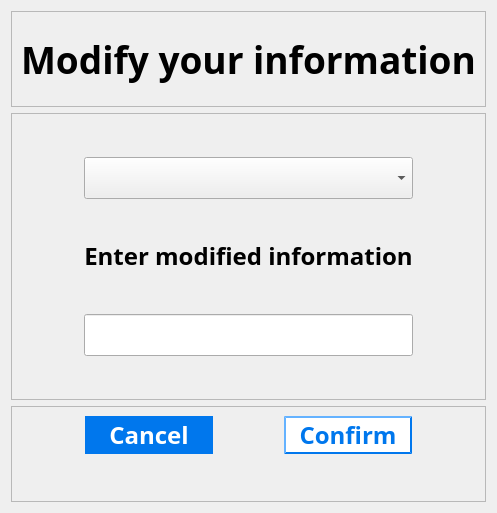
           <widget class="QWidget" name="modify_personal_page12">
            <layout class="QVBoxLayout" name="verticalLayout_22">
             <item>
              <layout class="QVBoxLayout" name="verticalLayout_21" stretch="1,3,1">
               <item>
                <widget class="QFrame" name="frame_35">
                 <property name="frameShape">
                  <enum>QFrame::StyledPanel</enum>
                 </property>
                 <property name="frameShadow">
                  <enum>QFrame::Raised</enum>
                 </property>
                 <layout class="QGridLayout" name="gridLayout_70">
                  <item row="0" column="0">
                   <layout class="QGridLayout" name="gridLayout_69">
                    <item row="0" column="0">
                     <widget class="QLabel" name="label_35">
                      <property name="font">
                       <font>
                        <family>Bahnschrift SemiBold</family>
                        <pointsize>28</pointsize>
                        <weight>75</weight>
                        <bold>true</bold>
                       </font>
                      </property>
                      <property name="text">
                       <string>Modify your information</string>
                      </property>
                      <property name="alignment">
                       <set>Qt::AlignCenter</set>
                      </property>
                     </widget>
                    </item>
                   </layout>
                  </item>
                 </layout>
                </widget>
               </item>
               <item>
                <widget class="QFrame" name="frame_34">
                 <property name="frameShape">
                  <enum>QFrame::StyledPanel</enum>
                 </property>
                 <property name="frameShadow">
                  <enum>QFrame::Raised</enum>
                 </property>
                 <layout class="QGridLayout" name="gridLayout_72">
                  <item row="0" column="0">
                   <layout class="QGridLayout" name="gridLayout_71" rowstretch="0,0,0,0,0,0,0" columnstretch="1,2,1">
                    <item row="1" column="1">
                     <widget class="QComboBox" name="co_to_modify">
                      <property name="sizePolicy">
                       <sizepolicy hsizetype="Preferred" vsizetype="Expanding">
                        <horstretch>0</horstretch>
                        <verstretch>0</verstretch>
                       </sizepolicy>
                      </property>
                      <property name="font">
                       <font>
                        <family>Bahnschrift SemiBold</family>
                        <pointsize>18</pointsize>
                        <weight>75</weight>
                        <bold>true</bold>
                       </font>
                      </property>
                      <item>
                       <property name="text">
                        <string/>
                       </property>
                      </item>
                      <item>
                       <property name="text">
                        <string>Name</string>
                       </property>
                      </item>
                      <item>
                       <property name="text">
                        <string>Phone num</string>
                       </property>
                      </item>
                      <item>
                       <property name="text">
                        <string>Email</string>
                       </property>
                      </item>
                      <item>
                       <property name="text">
                        <string>Card</string>
                       </property>
                      </item>
                      <item>
                       <property name="text">
                        <string>Password</string>
                       </property>
                      </item>
                     </widget>
                    </item>
                    <item row="5" column="1">
                     <widget class="QLineEdit" name="modify_info">
                      <property name="sizePolicy">
                       <sizepolicy hsizetype="Expanding" vsizetype="Expanding">
                        <horstretch>0</horstretch>
                        <verstretch>0</verstretch>
                       </sizepolicy>
                      </property>
                      <property name="font">
                       <font>
                        <family>Bahnschrift SemiBold</family>
                        <pointsize>18</pointsize>
                        <weight>75</weight>
                        <bold>true</bold>
                       </font>
                      </property>
                     </widget>
                    </item>
                    <item row="2" column="1">
                     <spacer name="verticalSpacer_26">
                      <property name="orientation">
                       <enum>Qt::Vertical</enum>
                      </property>
                      <property name="sizeHint" stdset="0">
                       <size>
                        <width>20</width>
                        <height>40</height>
                       </size>
                      </property>
                     </spacer>
                    </item>
                    <item row="1" column="0">
                     <spacer name="horizontalSpacer_46">
                      <property name="orientation">
                       <enum>Qt::Horizontal</enum>
                      </property>
                      <property name="sizeHint" stdset="0">
                       <size>
                        <width>40</width>
                        <height>20</height>
                       </size>
                      </property>
                     </spacer>
                    </item>
                    <item row="6" column="1">
                     <spacer name="verticalSpacer_28">
                      <property name="orientation">
                       <enum>Qt::Vertical</enum>
                      </property>
                      <property name="sizeHint" stdset="0">
                       <size>
                        <width>20</width>
                        <height>40</height>
                       </size>
                      </property>
                     </spacer>
                    </item>
                    <item row="3" column="1">
                     <widget class="QLabel" name="label_36">
                      <property name="font">
                       <font>
                        <family>Bahnschrift SemiBold</family>
                        <pointsize>18</pointsize>
                        <weight>75</weight>
                        <bold>true</bold>
                       </font>
                      </property>
                      <property name="text">
                       <string>Enter modified information</string>
                      </property>
                      <property name="alignment">
                       <set>Qt::AlignCenter</set>
                      </property>
                     </widget>
                    </item>
                    <item row="0" column="1">
                     <spacer name="verticalSpacer_27">
                      <property name="orientation">
                       <enum>Qt::Vertical</enum>
                      </property>
                      <property name="sizeHint" stdset="0">
                       <size>
                        <width>20</width>
                        <height>40</height>
                       </size>
                      </property>
                     </spacer>
                    </item>
                    <item row="5" column="2">
                     <spacer name="horizontalSpacer_45">
                      <property name="orientation">
                       <enum>Qt::Horizontal</enum>
                      </property>
                      <property name="sizeHint" stdset="0">
                       <size>
                        <width>40</width>
                        <height>20</height>
                       </size>
                      </property>
                     </spacer>
                    </item>
                    <item row="4" column="1">
                     <spacer name="verticalSpacer_29">
                      <property name="orientation">
                       <enum>Qt::Vertical</enum>
                      </property>
                      <property name="sizeHint" stdset="0">
                       <size>
                        <width>20</width>
                        <height>40</height>
                       </size>
                      </property>
                     </spacer>
                    </item>
                   </layout>
                  </item>
                 </layout>
                </widget>
               </item>
               <item>
                <widget class="QFrame" name="frame_33">
                 <property name="frameShape">
                  <enum>QFrame::StyledPanel</enum>
                 </property>
                 <property name="frameShadow">
                  <enum>QFrame::Raised</enum>
                 </property>
                 <layout class="QGridLayout" name="gridLayout_74">
                  <item row="0" column="0">
                   <layout class="QGridLayout" name="gridLayout_73" columnstretch="2,4,2,4,2">
                    <item row="0" column="1">
                     <widget class="QPushButton" name="to_personal_main_page">
                      <property name="sizePolicy">
                       <sizepolicy hsizetype="Minimum" vsizetype="Expanding">
                        <horstretch>0</horstretch>
                        <verstretch>0</verstretch>
                       </sizepolicy>
                      </property>
                      <property name="font">
                       <font>
                        <family>Bahnschrift SemiBold</family>
                        <pointsize>18</pointsize>
                        <weight>75</weight>
                        <bold>true</bold>
                       </font>
                      </property>
                      <property name="styleSheet">
                       <string notr="true">QPushButton{background-color: rgb(0, 119, 237); border-radius:20px; color:rgb(255,255,255);}</string>
                      </property>
                      <property name="text">
                       <string>Cancel</string>
                      </property>
                     </widget>
                    </item>
                    <item row="0" column="0">
                     <spacer name="horizontalSpacer_48">
                      <property name="orientation">
                       <enum>Qt::Horizontal</enum>
                      </property>
                      <property name="sizeHint" stdset="0">
                       <size>
                        <width>40</width>
                        <height>20</height>
                       </size>
                      </property>
                     </spacer>
                    </item>
                    <item row="0" column="3">
                     <widget class="QPushButton" name="to_op_su_page">
                      <property name="sizePolicy">
                       <sizepolicy hsizetype="Minimum" vsizetype="Expanding">
                        <horstretch>0</horstretch>
                        <verstretch>0</verstretch>
                       </sizepolicy>
                      </property>
                      <property name="font">
                       <font>
                        <family>Bahnschrift SemiBold</family>
                        <pointsize>18</pointsize>
                        <weight>75</weight>
                        <bold>true</bold>
                       </font>
                      </property>
                      <property name="styleSheet">
                       <string notr="true">QPushButton{background-color: rgb(255,255,255); border-radius:20px; color:rgb(0, 119, 237);border-width:2px;border-color:rgb(0, 119, 237);border-style:outset;}</string>
                      </property>
                      <property name="text">
                       <string>Confirm</string>
                      </property>
                     </widget>
                    </item>
                    <item row="0" column="2">
                     <spacer name="horizontalSpacer_47">
                      <property name="orientation">
                       <enum>Qt::Horizontal</enum>
                      </property>
                      <property name="sizeHint" stdset="0">
                       <size>
                        <width>40</width>
                        <height>20</height>
                       </size>
                      </property>
                     </spacer>
                    </item>
                    <item row="0" column="4">
                     <spacer name="horizontalSpacer_49">
                      <property name="orientation">
                       <enum>Qt::Horizontal</enum>
                      </property>
                      <property name="sizeHint" stdset="0">
                       <size>
                        <width>40</width>
                        <height>20</height>
                       </size>
                      </property>
                     </spacer>
                    </item>
                    <item row="1" column="1">
                     <spacer name="verticalSpacer_30">
                      <property name="orientation">
                       <enum>Qt::Vertical</enum>
                      </property>
                      <property name="sizeHint" stdset="0">
                       <size>
                        <width>20</width>
                        <height>40</height>
                       </size>
                      </property>
                     </spacer>
                    </item>
                   </layout>
                  </item>
                 </layout>
                </widget>
               </item>
              </layout>
             </item>
            </layout>
           </widget>
